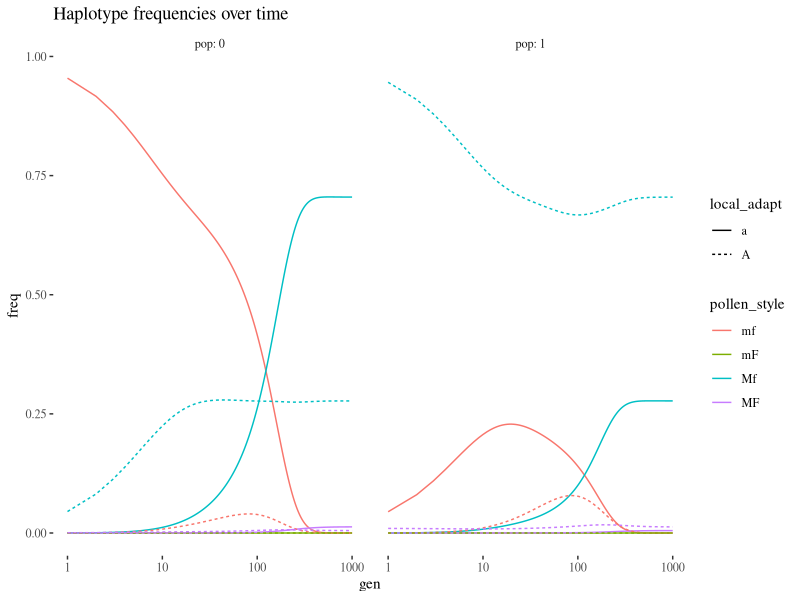
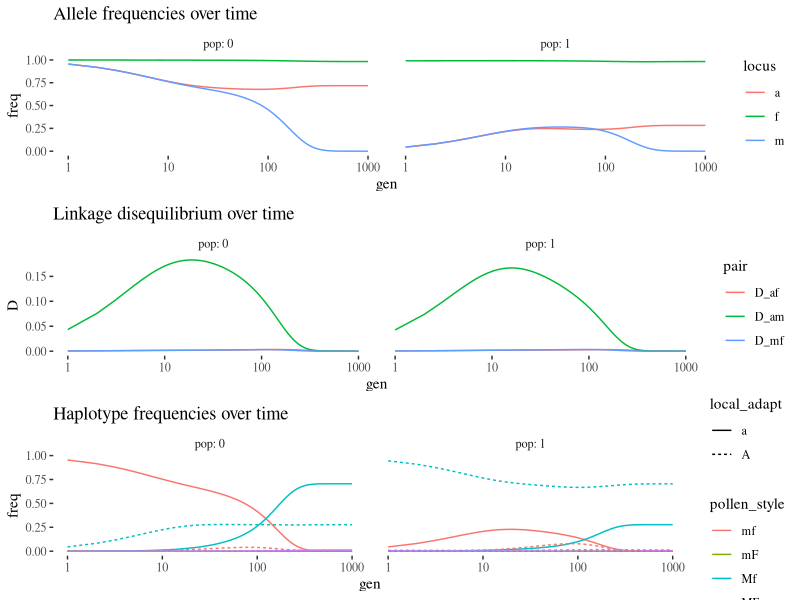
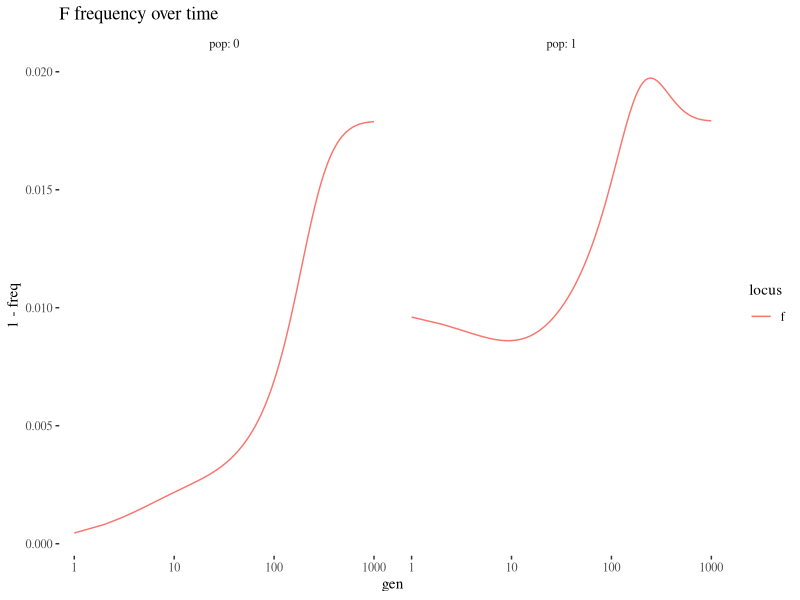

The R script that drew these images, in order:
# Best script in the world, for champions

library(tidyverse)
library(gridExtra)
library(ggthemes)
# Conflict

# helper functions to summarize haplo freqs, allele freqs, and ld 
# this is to get allele freqs out
tidying   <- function(output){
  output <- gather(data = output, key = genopop, value = freq, - gen)
  tmp <- do.call(rbind,strsplit(output$genopop,""))[, -1]
  tmp[,1] <- ifelse( tmp[,1] == "0", "a","A")
  tmp[,2] <- ifelse( tmp[,2] == "0", "m","M")
  tmp[,3] <- ifelse( tmp[,3] == "0", "f","F")
  tmp[,4] <- ifelse( tmp[,4] == "0", "a","A")
  tmp[,5] <- ifelse( tmp[,5] == "0", "m","M")
  tmp[,6] <- ifelse( tmp[,6] == "0", "f","F")
  
  output <- output %>% 
    mutate(pop = tmp[,7],
           mat = paste( tmp[,1], tmp[,2], tmp[,3], sep =  ""), 
           pat = paste( tmp[,4], tmp[,5], tmp[,6], sep =  "")) %>% 
    gather(key = parent, value =  haplo, -gen, -genopop, - freq, - pop) %>%
    mutate(freq = freq/2) %>% 
    group_by(gen , pop, haplo) %>% 
    summarise(freq = sum(freq)) %>% 
    mutate(pollen_style = str_replace(string = haplo,pattern = "A|a",replacement = ""),
           local_adapt = str_replace(string = haplo,pattern = "MF|Mf|mF|mf",replacement = ""))
}
findFreqs <- function(tidied_data){
  tidied_data %>% 
    ungroup() %>%
    mutate(am = freq * as.numeric(str_remove(haplo, "F|f") == "am"),
           mf = freq * as.numeric(str_remove(haplo, "A|a") == "mf"),
           af = freq * as.numeric(str_remove(haplo, "M|m") == "af"),
           a  = freq * as.numeric(grepl(pattern = "a", haplo)), 
           m  = freq * as.numeric(grepl(pattern = "m", haplo)), 
           f  = freq * as.numeric(grepl(pattern = "f", haplo) )) %>%
    group_by(pop, gen) %>%
    summarise(am = sum(am),
              mf = sum(mf),
              af = sum(af),
              a  = sum(a),
              m  = sum(m),
              f  = sum(f)) %>%
    group_by(pop, gen)
}
findLD    <- function(tidied_data){
  findFreqs(tidied_data) %>%
    summarise(D_am = am - (a*m),
              D_mf = mf - (m*f),
              D_af = af - (a*f),
              r_am = D_am / sqrt( a*(1-a) * m *(1-m) ), 
              r_mf = D_mf / sqrt( m*(1-m) * f *(1-f) ),
              r_af = D_af / sqrt( a*(1-a) * f *(1-f) )) %>%
    ungroup() 
}

find_logOR <- function(my.dips, before.sel){
  a <- my.dips                        %>% 
    mutate(z = before.sel )           %>%
    group_by(F.mat)                   %>%
    summarise(p_a = sum((1-A.pat)*z), 
              p_A = sum(A.pat*z)    ,
              odds = p_a/p_A)
  return(log(a$odds[1] / a$odds[2] ))
}

meiosis3loc <- function(this.dip, haplo.names, r12,r23, this.order = "AMF") {
  # Figure out how to change order here
  this.order <- strsplit(this.order,"")[[1]]
  reorder <- order(this.order)[c(1,3,2)]
  # order: "A.mat" "M.mat" "F.mat" "A.pat" "M.pat" "F.pat" "pop" 
  # cathy tomorrow and tonight plan
  meiosis.haps <- 
    .5 * (1 - r12)* (1 - r23) *(as.numeric(haplo.names == paste(this.dip[paste(this.order,c("mat","mat","mat"),sep=".")][reorder], collapse = ""))) + # no_rec 
    .5 * (1 - r12)* (1 - r23) *(as.numeric(haplo.names == paste(this.dip[paste(this.order,c("pat","pat","pat"),sep=".")][reorder], collapse = ""))) + # no_rec   
    #
    .5 * (r12)    * (1 - r23) *(as.numeric(haplo.names == paste(this.dip[paste(this.order,c("mat","pat","pat"),sep=".")][reorder], collapse = ""))) + # 12 rec 
    .5 * (r12)    * (1 - r23) *(as.numeric(haplo.names == paste(this.dip[paste(this.order,c("pat","mat","mat"),sep=".")][reorder], collapse = ""))) + # 12 rec   
    #
    .5 * (1 - r12)* (    r23) *(as.numeric(haplo.names == paste(this.dip[paste(this.order,c("mat","mat","pat"),sep=".")][reorder],collapse = ""))) + # 23_rec 
    .5 * (1 - r12)* (    r23) *(as.numeric(haplo.names == paste(this.dip[paste(this.order,c("pat","pat","mat"),sep=".")][reorder], collapse = ""))) + # 23_rec 
    #
    .5 * (    r12)* (    r23) *(as.numeric(haplo.names == paste(this.dip[paste(this.order,c("mat","pat","mat"),sep=".")][reorder],collapse = ""))) + # both_rec 
    .5 * (    r12)* (    r23) *(as.numeric(haplo.names == paste(this.dip[paste(this.order,c("pat","mat","pat"),sep=".")][reorder],collapse = "")))   # both_rec  
  return(meiosis.haps)  
}

pollenPool <- function(diplos, focal.pop, prop.replaced, meiotic.prod){ # we should probably do meiosis before we migrate, YANIV
  home.haps <-  colSums(meiotic.prod * diplos$freqs[diplos$pop == focal.pop] ) * (1-prop.replaced) 
  away.haps <-  colSums(meiotic.prod * diplos$freqs[diplos$pop != focal.pop] ) * (prop.replaced) # prop.replaced is migration rate
  home.haps + away.haps
}

# then we make the mating combos
# we set up who's allowed to mate with who
# my.dips is the females and my.haps is the males
# what are we ending up with here?
matingCombos <- function(my.haps, my.dips, discrim, meiotic.prod){
  how.random  <- 1 - ((rowSums(my.dips[,c("F.mat","F.pat")]) != 0) * discrim) 
  # first take F alleles for mat and pat, if there's a F present in either the sum will be >0
  # for those that have a sum >0, multiply by preference intensity ("discrim") and subtract that amt from 1
  # so this says if you have a 1 at either F locus you'll be discriminated against
  mating.freqs <- matrix(1,ncol = length(my.haps), nrow = length(how.random))
  # making a mat with 8 columns and 64 rows--one col for each dad hap and one row for how discrim each mom geno is
  # these are the frequencies of matings if you're a certain mom/dad combo
  # but right now it's just a matrix of all 1s
  colnames(mating.freqs) <- names(my.haps) # dad names as column names
  rownames(mating.freqs) <- rownames(meiotic.prod) # mom names as row names, taken from meiotic.prod
  mating.freqs           <- t(t(mating.freqs) * my.haps) 
  # transposing 2x makes values in columns the rows, wait this just gives us back 8 cols and 64 rows
  mating.freqs[,grep(pattern = ".0.", names(my.haps))]  <- mating.freqs[,grep(pattern = ".0.", names(my.haps))]  * how.random
  # these are grabbing all the little m's cause we're AMF and multiplying by how permissive each mom is/how random the mating is
  mating.freqs / rowSums(mating.freqs) # standardizing so that discriminating moms aren't producing fewer kids
}
# This is just the pollen hap frequency on each mom, not taking into account 

diploidSel <- function(tmp.freq, geno.labels, s, focal.pop){
  n.maladapt <- rowSums(do.call(rbind,strsplit(geno.labels,""))[,c(1,4)] != focal.pop)
  w          <- (1 - s)^ n.maladapt # fitness = (1-s)^n.maladapt
  wbar       <- sum(tmp.freq *  w) # mean fitness = the sum of t
  tmp.freq *  w / wbar
}

migrateMateReproduceSelect <- function(diplos, focal.pop, prop.replaced, meiotic.prod, discrim, s){
  my.haps    <- pollenPool(diplos = diplos, focal.pop = focal.pop, prop.replaced = prop.replaced, meiotic.prod = meiotic.prod ) # pollen pool
  my.dips    <- diplos[diplos$pop == focal.pop,]                                                                     # females
  pat.haps   <- matingCombos(my.haps = my.haps , my.dips =  my.dips, discrim =discrim, meiotic.prod = meiotic.prod)        # mating rules
  mat.haps   <- meiotic.prod * my.dips$freqs                                                                         # meiosis in feamles
  new.genos  <- t(pat.haps) %*% (mat.haps) # rows are paternal, colums are maternal
  before.sel <- c(t(new.genos)) # flip rows and columns and then flatten to make  new diploid freqsQ
  logOR      <- find_logOR(my.dips, before.sel)
  after.sel  <- diploidSel(tmp.freq = before.sel, geno.labels = rownames(mat.haps), s = s , focal.pop = focal.pop)
  return(list(after.sel = after.sel,logOR = logOR))
}  



# WHY DID YOU HARDCODE r12 & r23 YANIV # I did not. these are default values. not hardcoded values
runThreLocusSim <-function(n.gen = 1000, r12 = .1, r23 = .3,
                           init.freqs = c(fA_0 = 0, fM_0 = 0, fF_0 = 0,fA_1 = 1, fM_1 = 1, fF_1 = .01), 
                           discrim = 1, s = .4, prop.replaced0 = .1, prop.replaced1 = .1){
  # SETUP
  print(r12)
  # Put in a flip for diff orders later.. the easiest way to do this is only in rec
  diplos <- expand.grid(data.frame(A.mat = c(0:1), M.mat = c(0:1), F.mat = c(0:1),
                                   A.pat = c(0,1), M.pat = c(0:1), F.pat = c(0,1),
                                   pop = c(0,1)))
  diplos$freqs <-  apply(diplos, 1, function(X){
    this.pop <- X[["pop"]]
    freqs    <- grep( this.pop, names(init.freqs))
    f.big    <- rep(init.freqs[grep( this.pop, names(init.freqs))], 2) 
    prod(as.numeric((1 - X[1:6]) == 0) * f.big  + as.numeric((X[1:6]) == 0) * (1-f.big))
  })
  haplos <- expand.grid(data.frame(A = c(0:1), M = c(0:1),  F = c(0,1), pop = c(0,1)))
  haplo.names  <- apply(unique(haplos[,-4]), 1, paste, collapse = "")
  meiotic.prod <- t(apply(unique(diplos[,1:6]),1, meiosis3loc, haplo.names = haplo.names, r12 = r12, r23 = r23) )
  colnames(meiotic.prod) <- haplo.names
  rownames(meiotic.prod) <- apply(unique(diplos[,1:6]), 1, paste, collapse = "")
  geno.time <- matrix(ncol =  nrow(diplos) + 3, nrow = n.gen)
  colnames(geno.time) <- c("gen", apply(unique(diplos[,1:7]), 1, paste, collapse = ""),"reinfpop0","reinfpop1")
  for(g in 1:n.gen){
    pop0 <- migrateMateReproduceSelect(diplos = diplos, 
                                       focal.pop = 0, 
                                       prop.replaced = prop.replaced0, 
                                       meiotic.prod = meiotic.prod , 
                                       discrim = discrim , 
                                       s = s)
    pop1 <- migrateMateReproduceSelect(diplos = diplos, 
                                       focal.pop = 1, 
                                       prop.replaced = prop.replaced1, 
                                       meiotic.prod = meiotic.prod , 
                                       discrim = discrim, 
                                       s = s)
    diplos$freqs  <- c(pop0$after.sel, pop1$after.sel)
    geno.time[g,] <- c(g,diplos$freqs , pop0$logOR, pop1$logOR)
  }
  return(data.frame(geno.time))
}


#AMF   
full_output        <- runThreLocusSim(n.gen = 1000, discrim = 1, s=.1, r12=.01, r23 = 0.0001) 

stalled_definition_attempt <-  full_output %>% 
  select(reinfpop0, reinfpop1)

output <- full_output %>% 
  select(-reinfpop0, -reinfpop1) %>%  
  tidying()

output_freq   <- findFreqs(output)
output_LD     <- findLD(output)

geno_freq_plot <- output_freq %>% 
  select(- am, - mf, - af)    %>%  
  gather(key = locus, value = freq, - pop, -gen) %>%
  ggplot(aes(x=gen,y=freq,color=locus )) + 
  geom_line() + 
  facet_wrap(~pop, labeller = "label_both")+
  scale_x_continuous(trans = "log10") +
  ggtitle("Allele frequencies over time")+
  theme_tufte()
  
  
  
  ggplot(output, aes(x=gen,y=freq,color=pollen_style, group = haplo,  linetype = local_adapt )) + 
  geom_line() + 
  facet_wrap(~pop, labeller = "label_both")+
  scale_x_continuous(trans = "log10") +
  ggtitle("Haplotype frequencies over time")+
  theme_tufte()

ld_plot  <- output_LD %>% 
  select(pop,gen,D_am, D_mf, D_af) %>%
  gather(key = pair, value = D, - pop, - gen) %>%
  ggplot(aes(x = gen, y = D, color = pair)) + 
  geom_line()+
  facet_wrap(~pop, labeller = "label_both")+ 
  scale_x_continuous(trans = "log10")+
  ggtitle("Linkage disequilibrium over time")+
  theme_tufte()

haplo_freq_plot <- ggplot(output, aes(x=gen,y=freq,color=pollen_style, group = haplo,  linetype = local_adapt )) + 
  geom_line() + 
  facet_wrap(~pop, labeller = "label_both")+
  scale_x_continuous(trans = "log10") +
  ggtitle("Haplotype frequencies over time")+
  theme_tufte()


grid.arrange(geno_freq_plot, ld_plot,haplo_freq_plot, ncol = 1)


output_freq %>% 
  select(- am, - mf, - af)    %>%  
  gather(key = locus, value = freq, - pop, -gen) %>%
  filter(locus == "f") %>%
  ggplot(aes(x=gen,y=1-freq,color=locus )) + 
  geom_line() + 
  facet_wrap(~pop, labeller = "label_both")+
  scale_x_continuous(trans = "log10") +
  ggtitle("F frequency over time")+
  theme_tufte()
  
